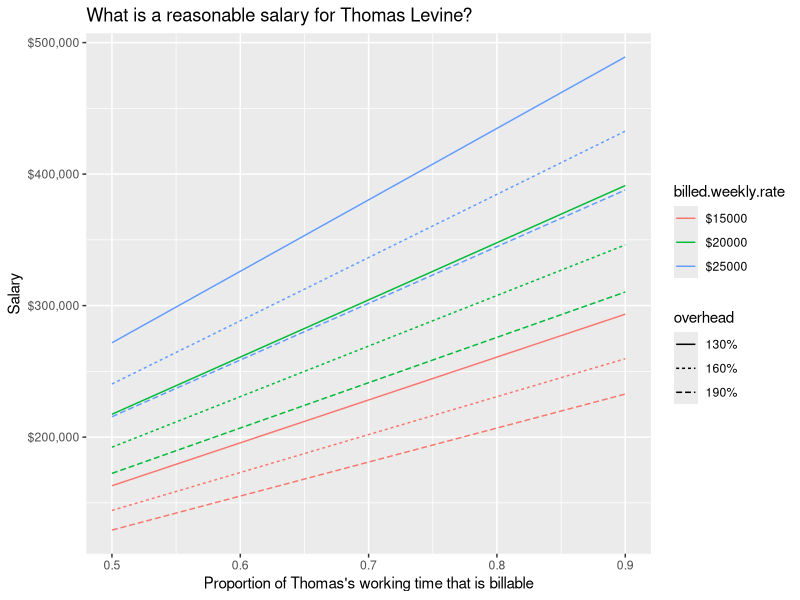

R code for this plot:
#!/usr/bin/Rscript --vanilla
library(ggplot2)
library(scales)

salary <- data.frame(
  # http://www.quora.com/Management-Consulting-and-Management-Consulting-Firms/How-much-does-a-management-consulting-firm-charge-for-one-case
  billed.weekly.rate = rep(seq(15000, 25000, 5000), each = 5 * 3),

  # http://ask.metafilter.com/74600/Help-me-understand-billable-hour-expectations-for-people-other-than-lawyers
  utilization = rep(rep(seq(0.5,0.9,0.1), 3), each =  3),

  # http://blog.asmartbear.com/consulting-company-accounting.html
  # http://www.wahby.com/articles/overhead_defined.htm
  overhead    = c(1.3, 1.6, 1.9)
)

weeks.per.year <- 50

salary$value.created <- salary$billed.weekly.rate * salary$utilization * weeks.per.year

# Fresh out of MBA seems to be around $200,000
# http://www.caseinterview.com/consulting-salary
# http://www.glassdoor.com/Salaries/management-consultant-salary-SRCH_KO0,21.htm
# http://managementconsulted.com/summer-internship/the-truth-behind-consulting-salaries-from-analyst-thru-partner/
salary$salary <- round(salary$value.created / (1 + salary$overhead), -1)
salary$billed.weekly.rate <- paste('$', salary$billed.weekly.rate, sep = '')
salary$overhead <- factor(paste(100 * salary$overhead, '%', sep = ''))

p <- ggplot(salary) +
  aes(x = utilization, group = paste(billed.weekly.rate, overhead),
      color = billed.weekly.rate, y = salary, linetype = overhead) +
  geom_line() + scale_y_continuous('Salary', labels = dollar) +
  labs(title = 'What is a reasonable salary for Thomas Levine?') +
  scale_x_continuous("Proportion of Thomas's working time that is billable")
